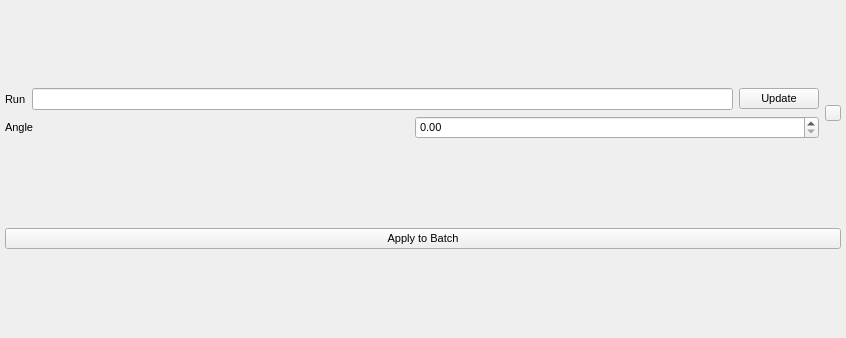
<?xml version="1.0" encoding="UTF-8"?>
<ui version="4.0">
 <class>RoiWidget</class>
 <widget class="QWidget" name="RoiWidget">
  <property name="geometry">
   <rect>
    <x>0</x>
    <y>0</y>
    <width>846</width>
    <height>338</height>
   </rect>
  </property>
  <property name="font">
   <font>
    <pointsize>8</pointsize>
    <weight>50</weight>
    <bold>false</bold>
   </font>
  </property>
  <property name="windowTitle">
   <string>ROI Widget</string>
  </property>
  <layout class="QVBoxLayout" name="roiModeMainLayout">
   <property name="leftMargin">
    <number>5</number>
   </property>
   <property name="topMargin">
    <number>5</number>
   </property>
   <property name="rightMargin">
    <number>5</number>
   </property>
   <property name="bottomMargin">
    <number>5</number>
   </property>
   <item>
    <layout class="QHBoxLayout" name="mainLayout">
     <item>
      <layout class="QVBoxLayout" name="roiLayout">
       <item>
        <layout class="QHBoxLayout" name="workspaceLayout">
         <item>
          <widget class="QLabel" name="workspaceLabel">
           <property name="text">
            <string>Run</string>
           </property>
          </widget>
         </item>
         <item>
          <widget class="QLineEdit" name="textWorkspace"/>
         </item>
         <item>
          <widget class="QPushButton" name="setWorkspaceButton">
           <property name="text">
            <string>Update</string>
           </property>
          </widget>
         </item>
        </layout>
       </item>
       <item>
        <layout class="QHBoxLayout" name="angleLayout">
         <item>
          <widget class="QLabel" name="angleLabel">
           <property name="frameShape">
            <enum>QFrame::NoFrame</enum>
           </property>
           <property name="text">
            <string>Angle</string>
           </property>
          </widget>
         </item>
         <item>
          <widget class="QDoubleSpinBox" name="angleSpinBox"/>
         </item>
        </layout>
       </item>
      </layout>
     </item>
     <item>
      <layout class="QVBoxLayout" name="plotsLayout">
       <item>
        <widget class="QPushButton" name="homeButton">
         <property name="maximumSize">
          <size>
           <width>16</width>
           <height>16</height>
          </size>
         </property>
         <property name="toolTip">
          <string extracomment="Zoom plots out to show all data"/>
         </property>
         <property name="text">
          <string/>
         </property>
        </widget>
       </item>
      </layout>
     </item>
    </layout>
   </item>
   <item>
    <widget class="QPushButton" name="applyButton">
     <property name="toolTip">
      <string>Apply the currently selected regions of interest to the batch settings</string>
     </property>
     <property name="text">
      <string>Apply to Batch</string>
     </property>
    </widget>
   </item>
  </layout>
  <action name="actionUpdateWorkspace">
   <property name="text">
    <string>UpdateWorkspace</string>
   </property>
   <property name="toolTip">
    <string>Update the plots following a change to the input workspace</string>
   </property>
  </action>
  <action name="actionHome">
   <property name="text">
    <string>Home</string>
   </property>
   <property name="toolTip">
    <string>Reset pan and zoom to default level</string>
   </property>
  </action>
  <action name="actionApply">
   <property name="text">
    <string>Apply</string>
   </property>
   <property name="toolTip">
    <string>Apply the currently selected regions of interest to the batch settings</string>
   </property>
  </action>
 </widget>
 <resources/>
 <connections>
  <connection>
   <sender>setWorkspaceButton</sender>
   <signal>clicked()</signal>
   <receiver>actionUpdateWorkspace</receiver>
   <slot>trigger()</slot>
   <hints>
    <hint type="sourcelabel">
     <x>877</x>
     <y>129</y>
    </hint>
    <hint type="destinationlabel">
     <x>-1</x>
     <y>-1</y>
    </hint>
   </hints>
  </connection>
  <connection>
   <sender>textWorkspace</sender>
   <signal>returnPressed()</signal>
   <receiver>actionUpdateWorkspace</receiver>
   <slot>trigger()</slot>
   <hints>
    <hint type="sourcelabel">
     <x>433</x>
     <y>129</y>
    </hint>
    <hint type="destinationlabel">
     <x>-1</x>
     <y>-1</y>
    </hint>
   </hints>
  </connection>
  <connection>
   <sender>homeButton</sender>
   <signal>clicked()</signal>
   <receiver>actionHome</receiver>
   <slot>trigger()</slot>
   <hints>
    <hint type="sourcelabel">
     <x>879</x>
     <y>168</y>
    </hint>
    <hint type="destinationlabel">
     <x>-1</x>
     <y>-1</y>
    </hint>
   </hints>
  </connection>
  <connection>
   <sender>applyButton</sender>
   <signal>clicked()</signal>
   <receiver>actionApply</receiver>
   <slot>trigger()</slot>
   <hints>
    <hint type="sourcelabel">
     <x>466</x>
     <y>321</y>
    </hint>
    <hint type="destinationlabel">
     <x>-1</x>
     <y>-1</y>
    </hint>
   </hints>
  </connection>
 </connections>
</ui>
